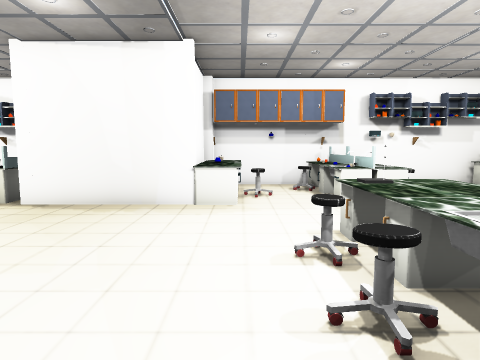
View 1 (above)

24 first-person views from a walk through a Unity game level. The camera is 1.5 m above the floor, tilts 6° down and sees 75° across. The floor is counted in squares, 1 m on a side. Each view is taken from the middle of a square. On the plan, view 1 faces up. The plan holds only what a view shows up to about 15 squares ahead; the rest is blank. Some surface patterns are stand-ins.

View 2
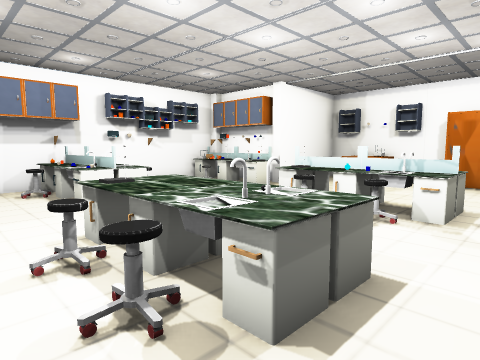

View 3
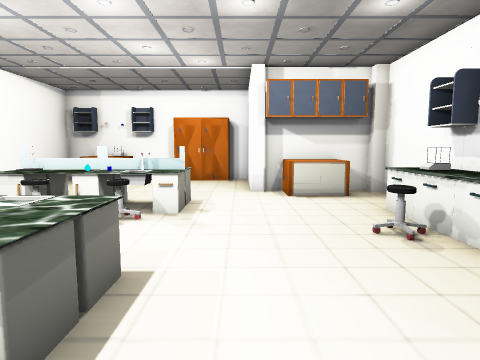

View 4
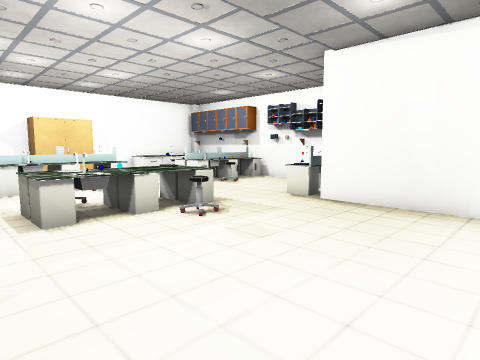

View 5
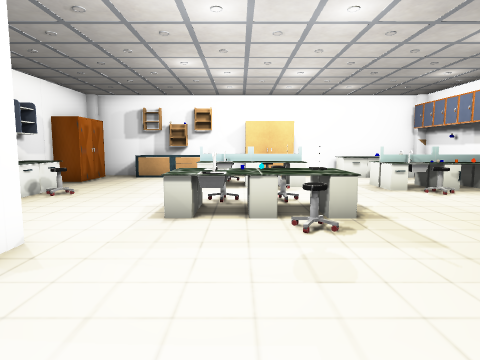

View 6
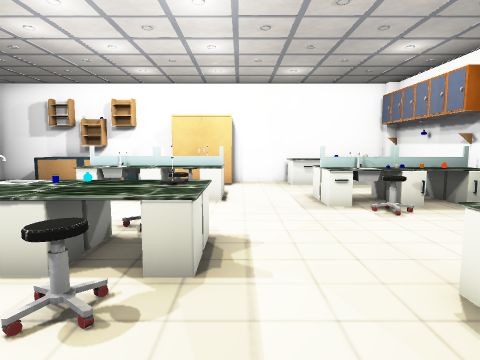

View 7
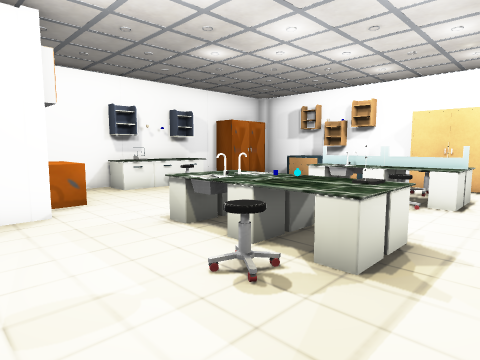

View 8
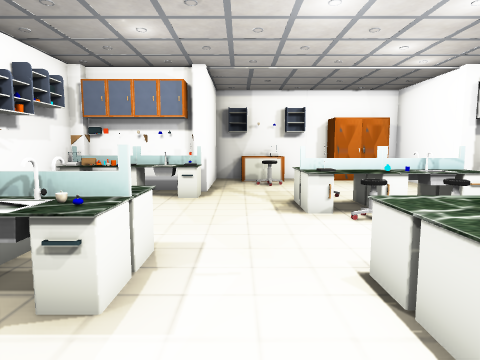

View 9
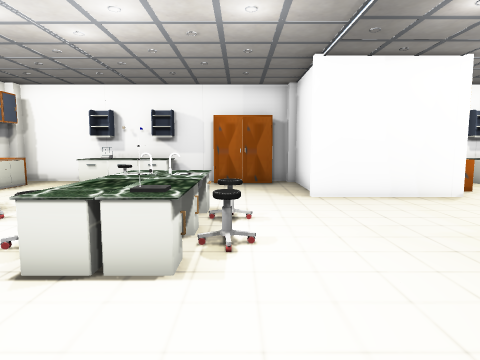

View 10
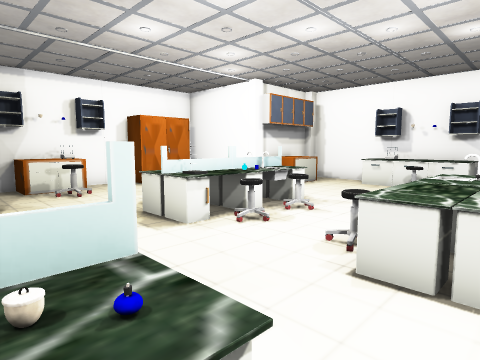

View 11
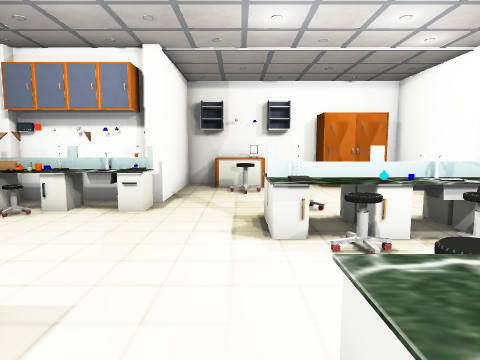

View 12
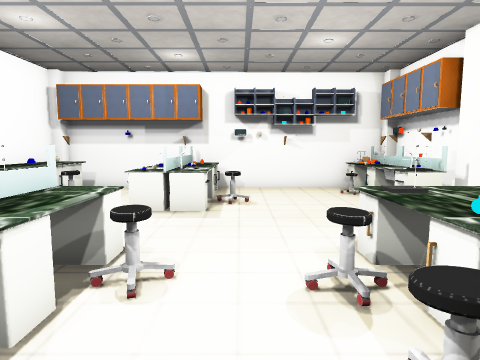

View 13
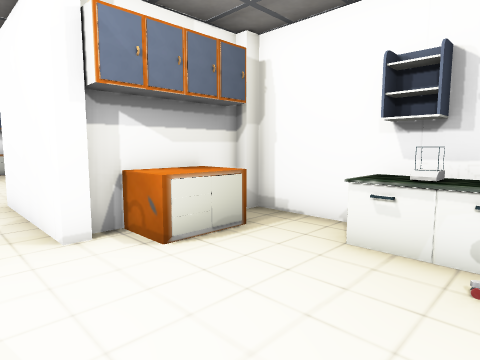

View 14
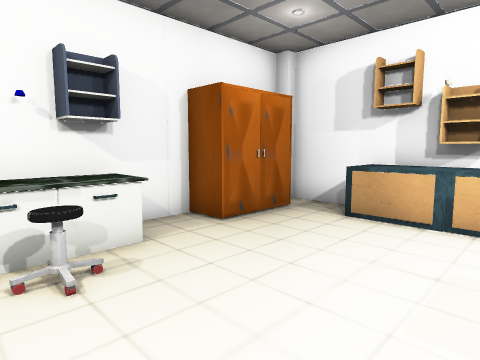

View 15
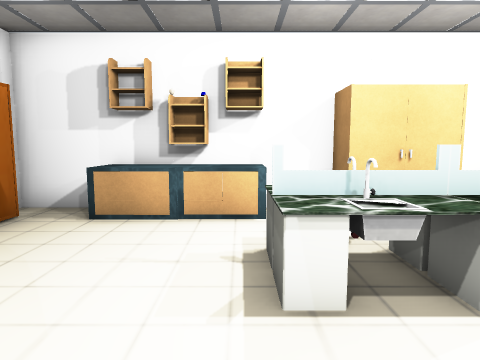

View 16
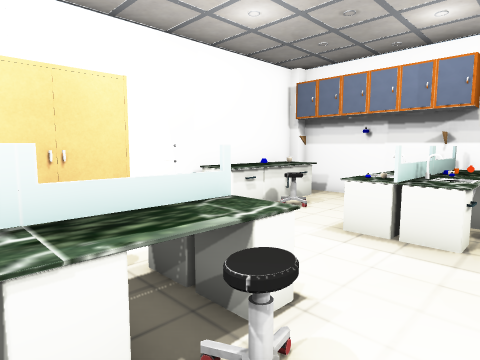

View 17
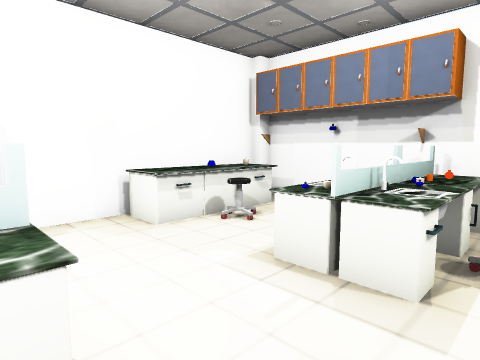

View 18
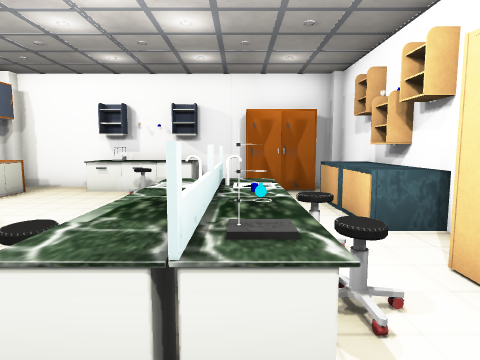

View 19
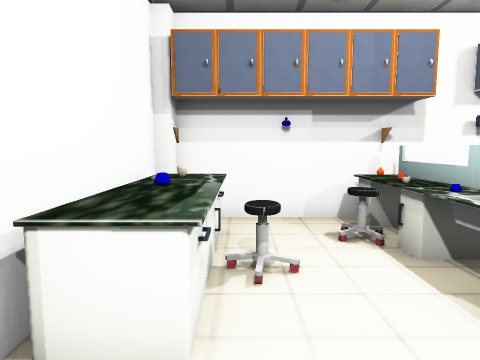

View 20
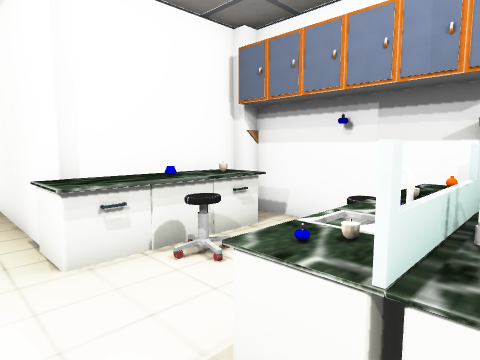

View 21
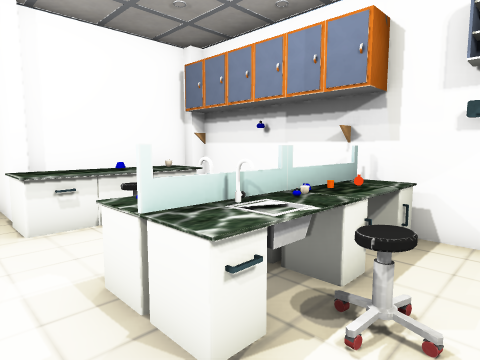

View 22
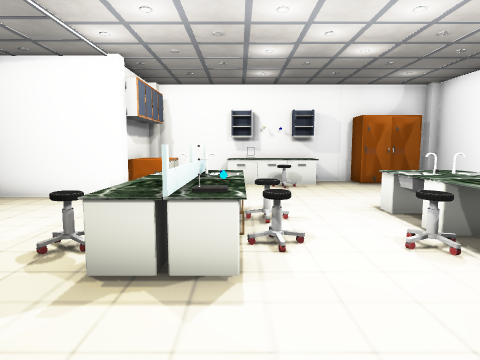

View 23
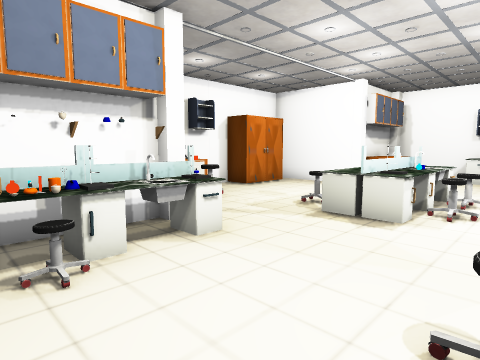

View 24
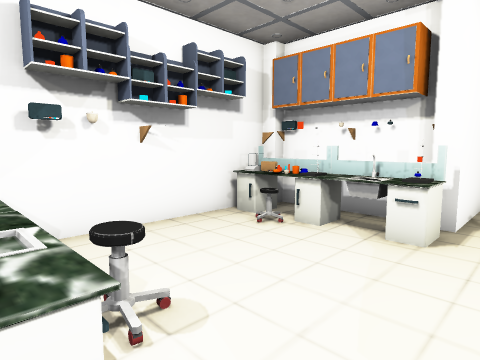

### Floor plan
Ten units are one square. View 1 is at (0, 0); x grows to the right and y downward. Boxes are objects, and circles mark ways between rooms. Rooms are numbered by the first view taken in them; rooms with no view inside come last. Other rooms are left out.
<svg viewBox="-183 -131 337 191">
<path fill="none" stroke="#000" d="M-55 4 -11 4M-14 16 -14 42M-62 -81 -62 -124M-54 -90 -54 -122M-62 -89 -62 -82M-14 -115 -14 -81 -55 -81M-4 38 21 38 21 49 106 49M-69 34 -69 15 -55 15M-54 45 -54 9M-58 -126 -174 -126M94 34 94 15 108 15M94 -114 94 -119M109 -85 109 -122M100 -114 100 -124M114 4 149 4 149 -5M-163 -15 -163 21M-166 -58 -166 -33M106 -126 -11 -126M109 45 109 14M-154 38 -142 38 -142 49 -65 49M135 -50 135 -69 149 -69M138 -15 138 -29 149 -29 149 -81 114 -81M-177 -122 -177 -56M-178 -15 -163 -15M-166 38 -154 38M-174 49 -169 49M-166 -33 -177 -33 -177 45"/>
<rect x="-175" y="-95" width="20" height="20" fill="#bbb"><title>other object</title></rect>
<rect x="-175" y="-105" width="10" height="10" fill="#bbb"><title>other object</title></rect>
<rect x="-175" y="-115" width="20" height="10" fill="#bbb"><title>other object</title></rect>
<rect x="-175" y="-125" width="10" height="10" fill="#bbb"><title>other object</title></rect>
<rect x="-165" y="-105" width="10" height="10" fill="#bbb"><title>other object</title></rect>
<rect x="-155" y="-35" width="10" height="20" fill="#bbb"><title>other object</title></rect>
<rect x="-155" y="-45" width="10" height="10" fill="#bbb"><title>other object</title></rect>
<rect x="-145" y="-25" width="10" height="20" fill="#bbb"><title>other object</title></rect>
<rect x="-145" y="-35" width="20" height="30" fill="#bbb"><title>other object</title></rect>
<rect x="-145" y="-45" width="10" height="10" fill="#bbb"><title>other object</title></rect>
<rect x="-145" y="-55" width="10" height="10" fill="#bbb"><title>other object</title></rect>
<rect x="-145" y="-95" width="20" height="10" fill="#bbb"><title>other object</title></rect>
<rect x="-145" y="-125" width="20" height="30" fill="#bbb"><title>other object</title></rect>
<rect x="-145" y="-115" width="10" height="10" fill="#bbb"><title>other object</title></rect>
<rect x="-135" y="-55" width="10" height="30" fill="#bbb"><title>other object</title></rect>
<rect x="-135" y="-95" width="20" height="20" fill="#bbb"><title>other object</title></rect>
<rect x="-135" y="-105" width="10" height="10" fill="#bbb"><title>other object</title></rect>
<rect x="-135" y="-125" width="10" height="10" fill="#bbb"><title>other object</title></rect>
<rect x="-125" y="35" width="40" height="10" fill="#bbb"><title>other object</title></rect>
<rect x="-125" y="-45" width="10" height="10" fill="#bbb"><title>other object</title></rect>
<rect x="-125" y="-105" width="10" height="10" fill="#bbb"><title>other object</title></rect>
<rect x="-125" y="-115" width="10" height="10" fill="#bbb"><title>other object</title></rect>
<rect x="-125" y="-125" width="10" height="10" fill="#bbb"><title>other object</title></rect>
<rect x="-115" y="25" width="10" height="10" fill="#bbb"><title>other object</title></rect>
<rect x="-115" y="-105" width="10" height="20" fill="#bbb"><title>other object</title></rect>
<rect x="-105" y="-35" width="10" height="20" fill="#bbb"><title>other object</title></rect>
<rect x="-105" y="-45" width="10" height="10" fill="#bbb"><title>other object</title></rect>
<rect x="-95" y="-25" width="10" height="20" fill="#bbb"><title>other object</title></rect>
<rect x="-95" y="-35" width="10" height="10" fill="#bbb"><title>other object</title></rect>
<rect x="-95" y="-45" width="10" height="10" fill="#bbb"><title>other object</title></rect>
<rect x="-85" y="-35" width="10" height="30" fill="#bbb"><title>other object</title></rect>
<rect x="-85" y="-55" width="10" height="20" fill="#bbb"><title>other object</title></rect>
<rect x="-75" y="-45" width="10" height="10" fill="#bbb"><title>other object</title></rect>
<rect x="-75" y="-85" width="10" height="10" fill="#bbb"><title>other object</title></rect>
<rect x="-75" y="-115" width="10" height="10" fill="#bbb"><title>other object</title></rect>
<rect x="-65" y="45" width="10" height="10" fill="#bbb"><title>other object</title></rect>
<rect x="-65" y="5" width="10" height="10" fill="#bbb"><title>other object</title></rect>
<rect x="-65" y="-85" width="10" height="10" fill="#bbb"><title>other object</title></rect>
<rect x="-15" y="45" width="10" height="10" fill="#bbb"><title>other object</title></rect>
<rect x="-15" y="-95" width="20" height="20" fill="#bbb"><title>other object</title></rect>
<rect x="-15" y="-105" width="10" height="10" fill="#bbb"><title>other object</title></rect>
<rect x="-15" y="-125" width="20" height="20" fill="#bbb"><title>other object</title></rect>
<rect x="-15" y="-125" width="10" height="10" fill="#bbb"><title>other object</title></rect>
<rect x="-5" y="-105" width="20" height="10" fill="#bbb"><title>other object</title></rect>
<rect x="5" y="-35" width="10" height="20" fill="#bbb"><title>other object</title></rect>
<rect x="5" y="-45" width="10" height="10" fill="#bbb"><title>other object</title></rect>
<rect x="15" y="-25" width="10" height="20" fill="#bbb"><title>other object</title></rect>
<rect x="15" y="-45" width="10" height="20" fill="#bbb"><title>other object</title></rect>
<rect x="15" y="-115" width="10" height="10" fill="#bbb"><title>other object</title></rect>
<rect x="25" y="-35" width="10" height="30" fill="#bbb"><title>other object</title></rect>
<rect x="25" y="-55" width="10" height="20" fill="#bbb"><title>other object</title></rect>
<rect x="25" y="-95" width="10" height="20" fill="#bbb"><title>other object</title></rect>
<rect x="25" y="-105" width="10" height="10" fill="#bbb"><title>other object</title></rect>
<rect x="25" y="-115" width="10" height="10" fill="#bbb"><title>other object</title></rect>
<rect x="25" y="-125" width="10" height="10" fill="#bbb"><title>other object</title></rect>
<rect x="35" y="35" width="40" height="10" fill="#bbb"><title>other object</title></rect>
<rect x="35" y="-55" width="10" height="20" fill="#bbb"><title>other object</title></rect>
<rect x="35" y="-95" width="10" height="20" fill="#bbb"><title>other object</title></rect>
<rect x="35" y="-105" width="10" height="10" fill="#bbb"><title>other object</title></rect>
<rect x="35" y="-115" width="10" height="10" fill="#bbb"><title>other object</title></rect>
<rect x="35" y="-125" width="10" height="10" fill="#bbb"><title>other object</title></rect>
<rect x="45" y="25" width="10" height="10" fill="#bbb"><title>other object</title></rect>
<rect x="45" y="-105" width="10" height="20" fill="#bbb"><title>other object</title></rect>
<rect x="55" y="-25" width="10" height="10" fill="#bbb"><title>other object</title></rect>
<rect x="55" y="-45" width="10" height="10" fill="#bbb"><title>other object</title></rect>
<rect x="65" y="-35" width="20" height="30" fill="#bbb"><title>other object</title></rect>
<rect x="65" y="-45" width="10" height="10" fill="#bbb"><title>other object</title></rect>
<rect x="75" y="-35" width="20" height="20" fill="#bbb"><title>other object</title></rect>
<rect x="75" y="-55" width="20" height="20" fill="#bbb"><title>other object</title></rect>
<rect x="75" y="-115" width="10" height="10" fill="#bbb"><title>other object</title></rect>
<rect x="85" y="-45" width="20" height="10" fill="#bbb"><title>other object</title></rect>
<rect x="85" y="-95" width="20" height="20" fill="#bbb"><title>other object</title></rect>
<rect x="85" y="-115" width="10" height="10" fill="#bbb"><title>other object</title></rect>
<rect x="85" y="-125" width="10" height="10" fill="#bbb"><title>other object</title></rect>
<rect x="95" y="-105" width="10" height="10" fill="#bbb"><title>other object</title></rect>
<rect x="95" y="-115" width="10" height="10" fill="#bbb"><title>other object</title></rect>
<rect x="105" y="5" width="10" height="10" fill="#bbb"><title>other object</title></rect>
<rect x="105" y="-85" width="10" height="10" fill="#bbb"><title>other object</title></rect>
<rect x="115" y="-65" width="20" height="10" fill="#bbb"><title>other object</title></rect>
<rect x="-175" y="-5" width="10" height="10" fill="#bbb"><title>other object</title></rect>
<circle cx="-160" cy="-20" r="3" fill="#2a7"/>
<circle cx="-160" cy="30" r="3" fill="#2a7"/>
<text x="-20" y="-40">1</text>
<text x="-170" y="10">2</text>
</svg>
Room 1 opens to room 2.

Where each view was taken, in squares from view 1:
view 1: 0 up, 0 right, facing up
view 2: 0 up, 0 right, facing up-right
view 3: 0 up, 0 right, facing right
view 4: 0 up, 1 left, facing up-left
view 5: 3 up, 1 left, facing left
view 6: 6 up, 4 left, facing left
view 7: 7 up, 4 left, facing down-left
view 8: 7 up, 0 right, facing right
view 9: 9 up, 1 right, facing down
view 10: 9 up, 2 right, facing down-right
view 11: 6 up, 2 right, facing right
view 12: 1 up, 11 left, facing up
view 13: 1 up, 11 left, facing down-right
view 14: 1 up, 10 left, facing down-left
view 15: 1 up, 10 left, facing left
view 16: 3 up, 11 left, facing up-left
view 17: 5 up, 11 left, facing up-left
view 18: 7 up, 14 left, facing down
view 19: 6 up, 16 left, facing up
view 20: 7 up, 4 right, facing up-left
view 21: 7 up, 6 right, facing up-left
view 22: 9 up, 7 right, facing down
view 23: 12 up, 5 right, facing down-right
view 24: 7 up, 4 right, facing up-right
